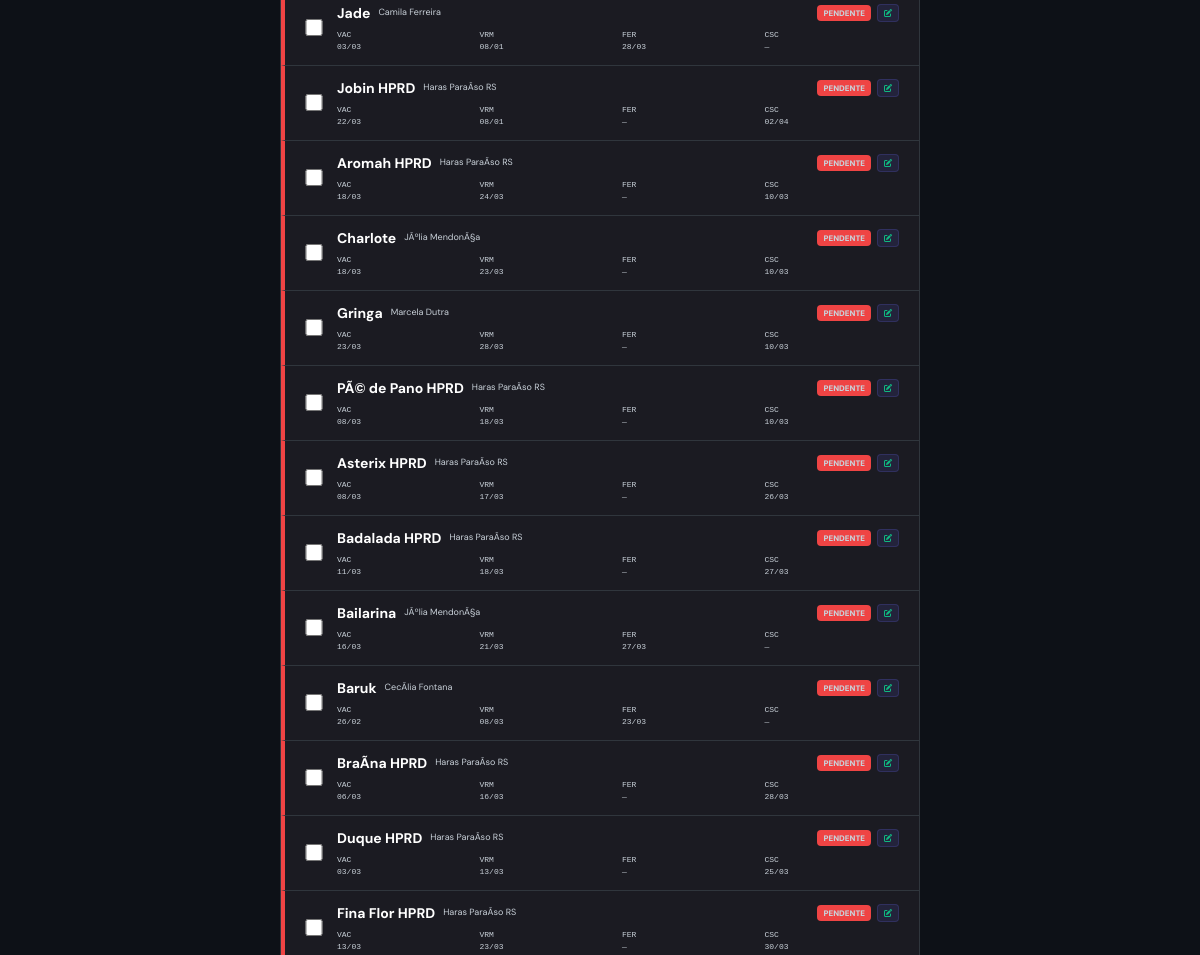
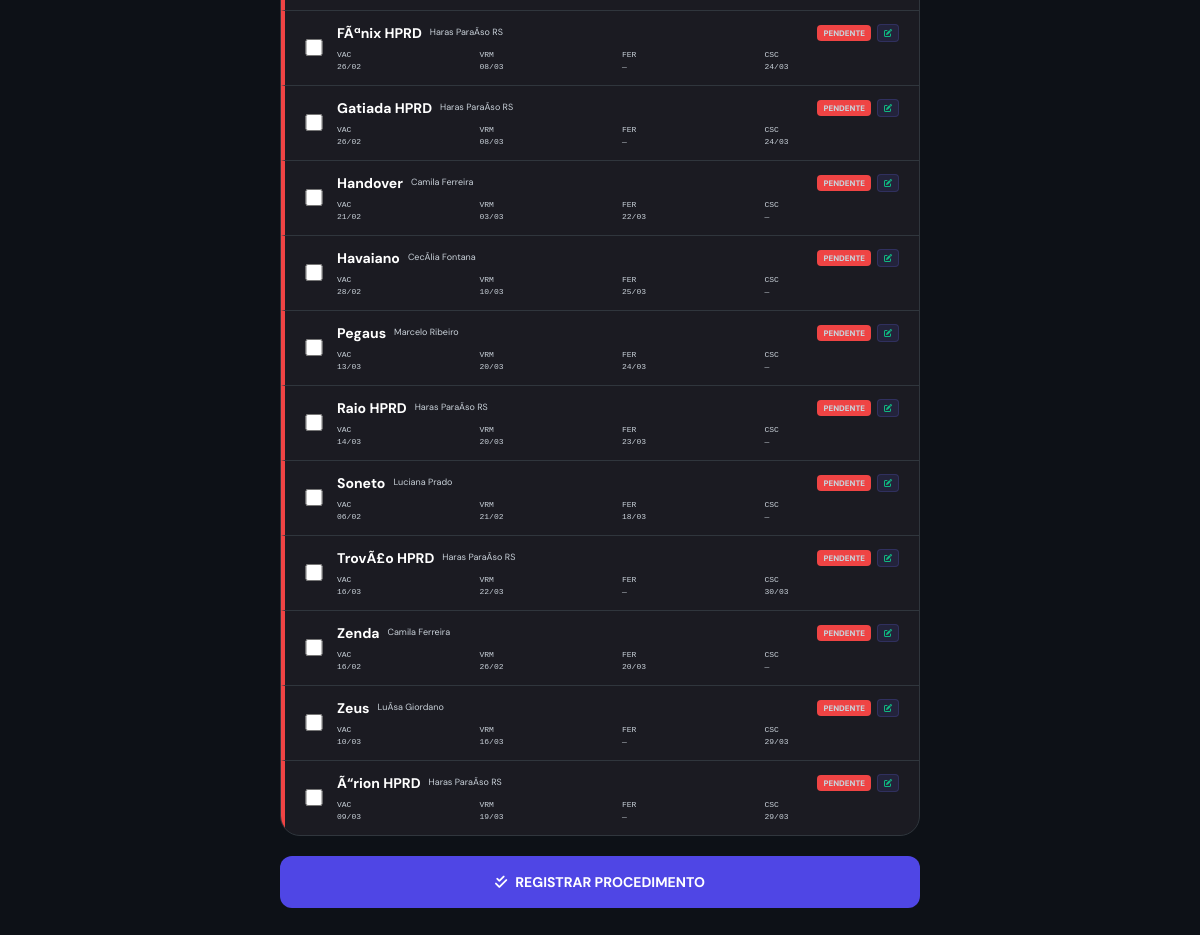
/manejo-em-massa/ (signed in, lower part), run on an earlier commit of the app's database (2 pictures, top to bottom).
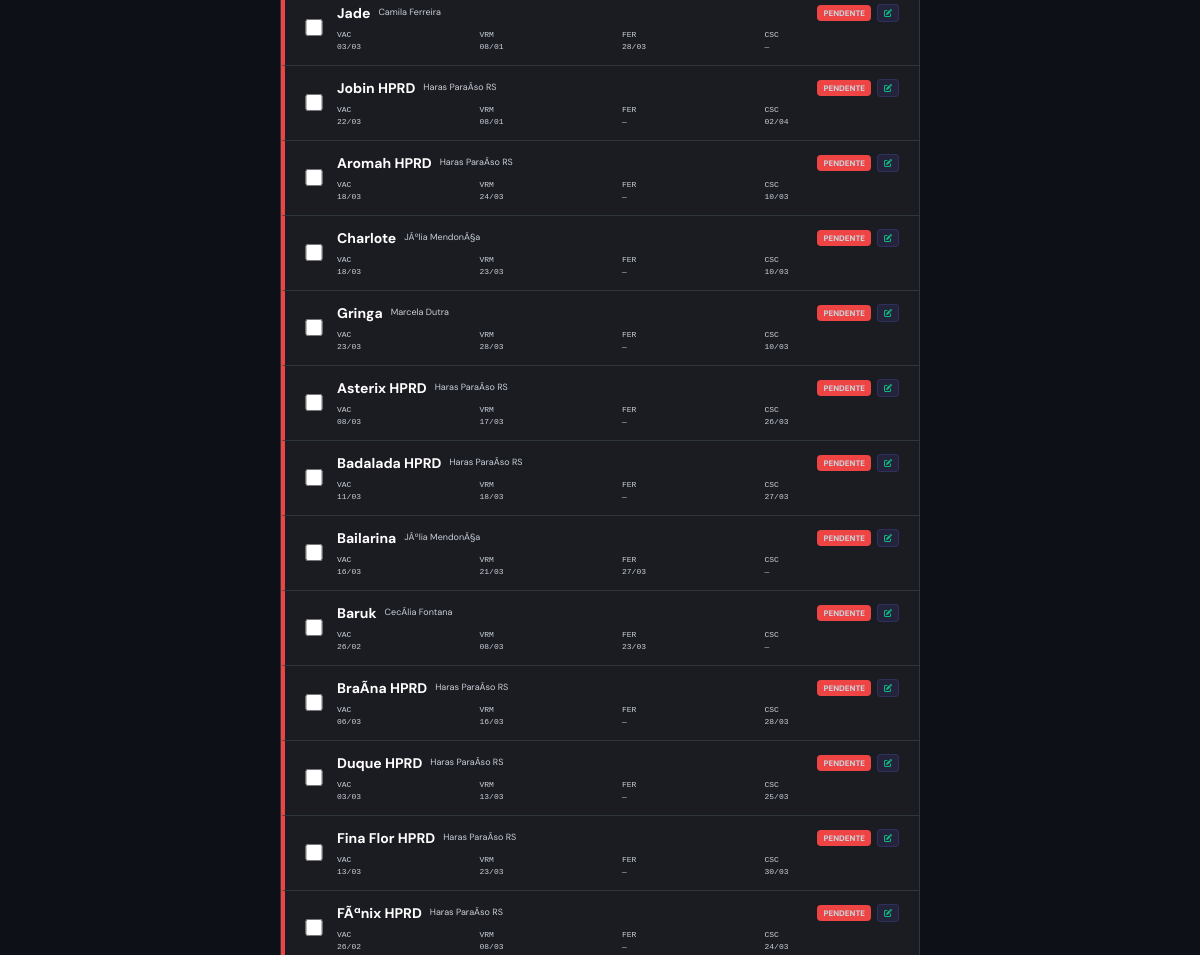
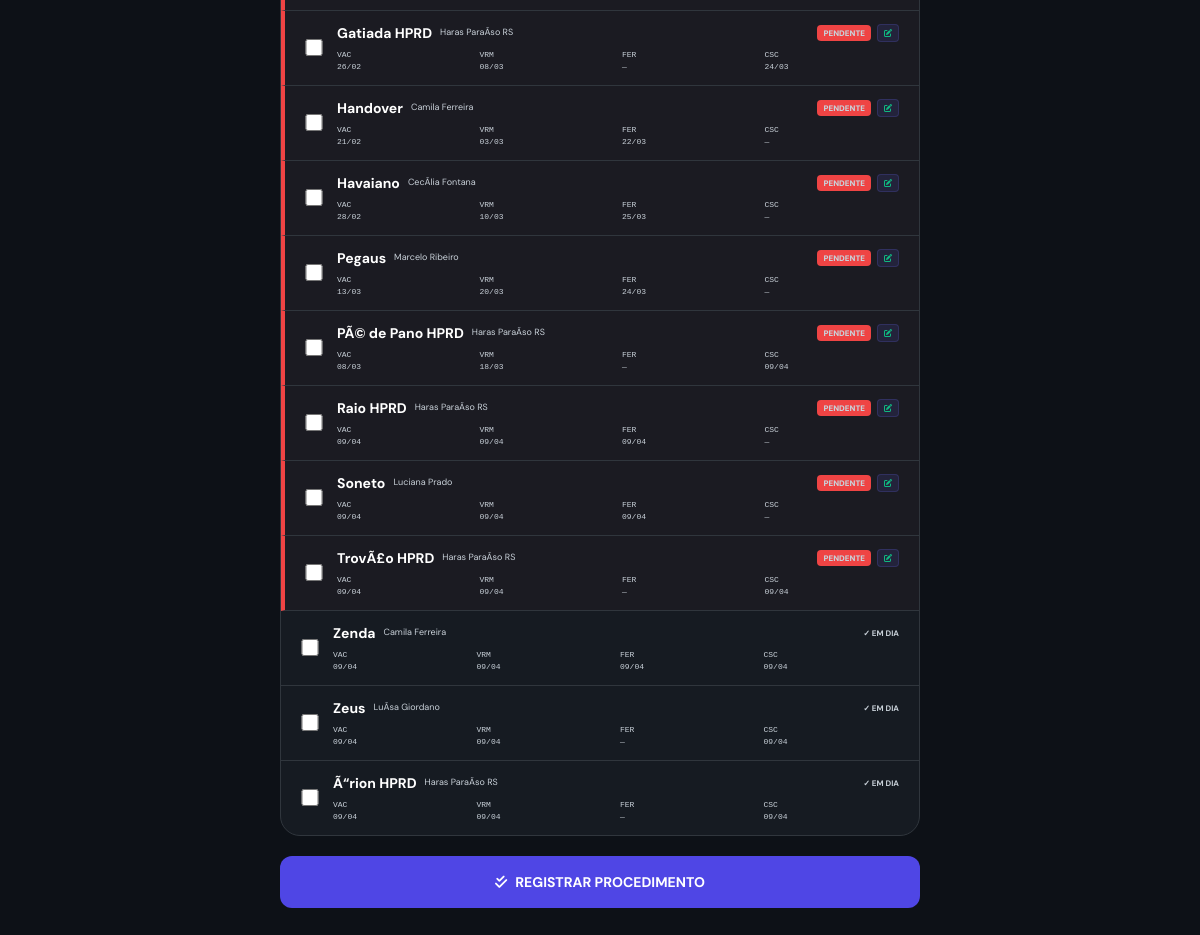
And on a later commit of the database (2 pictures, top to bottom).
### gateagora/models.py (models this page shows, shortened)
class Cavalo(models.Model):
    CATEGORIA_CHOICES = [
        ('PROPRIO', 'Próprio (Escola)'),
        ('HOTELARIA', 'Hotelaria (Particular)'),
    ]
    STATUS_SAUDE_CHOICES = [
        ('Saudável', 'Saudável'),
        ('Alerta', 'Alerta'),
        ('Doente', 'Doente'),
        ('Tratamento', 'Em Tratamento'),
    ]
    LOCAL_DORMIDA = [
        ('BAIA', 'Dorme na Baia'),
        ('PIQUETE', 'Dorme no Piquete'),
    ]
    RACA_CHOICES = [
        ('mang_marchador', 'Mangalarga Marchador'),
        ('quarto_milha', 'Quarto de Milha'),
        ('psl', 'Puro Sangue Lusitano'),
        ('crioulo', 'Crioulo'),
        ('hipismo', 'Cavalo de Hipismo (BH)'),
        ('srd', 'Sem Raça Definida'),
    ]
    ATIVIDADE_CHOICES = [
        ('0.018', 'Leve (Passeio/Aposentado)'),
        ('0.025', 'Moderada (Escola/Aulas)'),
        ('0.035', 'Intensa (Salto/Competição)'),
    ]
    USA_FERRADURA_CHOICES = [
        ('SIM', 'Ferrado (Usa Ferradura)'),
        ('NAO', 'Descalço (Apenas Casqueamento)'),
    ]
    empresa = models.ForeignKey(Empresa, on_delete=models.CASCADE)
    nome = models.CharField(max_length=100)
    categoria = models.CharField(max_length=20, choices=CATEGORIA_CHOICES, default='PROPRIO')
    status_saude = models.CharField(max_length=20, choices=STATUS_SAUDE_CHOICES, default='Saudável')
    onde_dorme = models.CharField(max_length=10, choices=LOCAL_DORMIDA, default='BAIA')
    foto = models.ImageField(upload_to='cavalos/', null=True, blank=True)
    raca = models.CharField(max_length=25, choices=RACA_CHOICES, default='srd')
    peso = models.FloatField(
        default=450.0,
        validators=[MinValueValidator(100)],
        help_text="Peso aproximado para cálculo de ração"
    )
    fator_atividade = models.CharField(max_length=10, choices=ATIVIDADE_CHOICES, default='0.025')
    tipo_sela = models.CharField(max_length=100, blank=True, help_text="Ex: Sela Salto Americana")
    tipo_cabecada = models.CharField(max_length=100, blank=True, help_text="Ex: Cabeçada com Freio D")
    material_proprio = models.BooleanField(default=False, help_text="Marque se o material for exclusivo do proprietário")
    baia = models.OneToOneField(Baia, on_delete=models.SET_NULL, null=True, blank=True)
    piquete = models.ForeignKey(Piquete, on_delete=models.SET_NULL, null=True, blank=True)
    proprietario = models.ForeignKey(
        Aluno,
        on_delete=models.CASCADE,
        related_name='cavalos',
        help_text="Se for Próprio, vincular ao gestor ou escola"
    )
    ultima_vacina = models.DateField(null=True, blank=True)
    ultimo_vermifugo = models.DateField(null=True, blank=True)
    ultimo_ferrageamento = models.DateField(null=True, blank=True)
    ultimo_casqueamento = models.DateField(null=True, blank=True)
    usa_ferradura = models.CharField(
        max_length=3,
        choices=USA_FERRADURA_CHOICES,
        default='NAO',
        verbose_name="Usa Ferradura?"
    )
    racao_tipo = models.CharField(max_length=100, blank=True, help_text="Ex: Guabi Equi-S")
    racao_qtd_manha = models.CharField(max_length=50, blank=True, help_text="Ex: 2kg")
    racao_qtd_noite = models.CharField(max_length=50, blank=True, help_text="Ex: 2kg")
    feno_tipo = models.CharField(max_length=100, blank=True, default="Coast Cross")
    feno_qtd = models.CharField(max_length=100, blank=True, default="À vontade")
    complemento_nutricional = models.TextField(blank=True)
    mensalidade_baia = models.DecimalField(max_digits=10, decimal_places=2, default=Decimal('1000.00'))
    class Meta:
        ordering = ['nome']
        indexes = [
            models.Index(fields=["empresa", "status_saude"]),
            models.Index(fields=["empresa", "categoria"]),
        ]

class Aluno(models.Model):
    empresa = models.ForeignKey(Empresa, on_delete=models.CASCADE)
    nome = models.CharField(max_length=200)
    telefone = models.CharField(
        max_length=20,
        help_text="Formato sugerido: 5511999999999",
        default="",
        validators=[RegexValidator(r'^\+?\d{10,15}$', 'Telefone deve estar no formato internacional, ex: 5511999999999')]
    )
    foto = models.ImageField(upload_to='alunos/', null=True, blank=True)
    ativo = models.BooleanField(default=True)
    valor_aula = models.DecimalField(max_digits=10, decimal_places=2, default=Decimal('150.00'))
    class Meta:
        ordering = ['nome']
        indexes = [models.Index(fields=["empresa", "nome"])]
    plano = models.ForeignKey(
        'Plano',
        on_delete=models.SET_NULL,
        null=True,
        blank=True,
        verbose_name="Plano Contratado"
    )

### gateagora/views.py (the view, shortened to what this page needs)
# urls.py: path('manejo-em-massa/', views.manejo_em_massa, name='manejo_em_massa'),
@login_required
def manejo_em_massa(request):
    empresa = getattr(request, "empresa", None) or request.user.perfil.empresa
    hoje = timezone.localdate()
    try:
        cfg = ConfigPrazoManejo.objects.get(empresa=empresa)
        prazo_vacina = cfg.prazo_vacina
        prazo_vermifugo = cfg.prazo_vermifugo
        prazo_ferrageamento = cfg.prazo_ferrageamento
        prazo_casqueamento = cfg.prazo_casqueamento
    except ConfigPrazoManejo.DoesNotExist:
        prazo_vacina = 365
        prazo_vermifugo = 90
        prazo_ferrageamento = 60
        prazo_casqueamento = 60
    def _dias_atraso(data_campo):
        if not data_campo:
            return 9999
        return (hoje - data_campo).days
    def _atraso_excedido(c):
        atrasos = [
            max(0, _dias_atraso(c.ultima_vacina)    - prazo_vacina),
            max(0, _dias_atraso(c.ultimo_vermifugo) - prazo_vermifugo),
        ]
        if c.usa_ferradura == "SIM":
            atrasos.append(max(0, _dias_atraso(c.ultimo_ferrageamento) - prazo_ferrageamento))
        else:
            atrasos.append(max(0, _dias_atraso(c.ultimo_casqueamento)  - prazo_casqueamento))
        bonus = 100000 if c.status_saude != "Saudável" else 0
        return sum(atrasos) + bonus
    cavalos_qs = (
        Cavalo.objects
        .filter(empresa=empresa)
        .select_related("proprietario")
        .order_by("nome")
    )
    cavalos_status = []
    for cavalo in cavalos_qs:
        score = _atraso_excedido(cavalo)
        cavalos_status.append({
            "obj":           cavalo,
            "vencido":       score > 0,
            "atraso_maximo": score,
        })
    cavalos_status.sort(key=lambda x: x["atraso_maximo"], reverse=True)
    return render(request, "gateagora/manejo_em_massa.html", {
        "empresa":             empresa,
        "hoje":                hoje,
        "cavalos_status":      cavalos_status,
        "prazo_vacina":        prazo_vacina,
        "prazo_vermifugo":     prazo_vermifugo,
        "prazo_ferrageamento": prazo_ferrageamento,
        "prazo_casqueamento":  prazo_casqueamento,
    })

### gateagora/templates/gateagora/manejo_em_massa.html (shortened to what the changed rows need)
{% load static %}
<!DOCTYPE html>
<html lang="pt-br">
<head>
  <script src="https://cdn.tailwindcss.com"></script>
  <link rel="stylesheet" href="https://cdnjs.cloudflare.com/ajax/libs/font-awesome/6.0.0/css/all.min.css"/>
  <link rel="stylesheet" href="{% static 'css/themes.css' %}">
</head>
<body>
<div class="max-w-2xl mx-auto px-4 py-8">
  <form method="post" action="{% url 'manejo_em_massa' %}">
    <div class="card overflow-hidden mb-5">
      <div id="listaCavalos">
        {% for item in cavalos_status %}
          {% with cavalo=item.obj %}
          <div class="cavalo-row {% if item.vencido %}em-alerta alerta-row{% else %}em-dia-row{% endif %}"
               onclick="toggleCavalo({{ cavalo.id }})">
            <input type="checkbox" name="cavalos_selecionados" value="{{ cavalo.id }}" id="chk_{{ cavalo.id }}" onclick="event.stopPropagation();atualizarContador(this)">
            <div class="flex-1 min-w-0">
              <div class="flex items-center justify-between gap-1.5 flex-wrap">
                <div class="flex items-center gap-2">
                  <label for="chk_{{ cavalo.id }}" class="text-sm font-bold cursor-pointer" style="color:var(--text-strong)" onclick="event.stopPropagation()">{{ cavalo.nome }}</label>
                  {% if cavalo.proprietario %}<span class="text-[9px]" style="color:var(--text-muted)">{{ cavalo.proprietario.nome }}</span>{% endif %}
                </div>
                <div class="flex items-center gap-1.5">
                  {% if item.vencido %}
                    {% if item.por_status and item.atraso_maximo == 0 %}
                      <span class="text-[8px] font-black px-1.5 py-0.5 rounded uppercase"
                            style="background:rgba(245,158,11,0.2);color:#f59e0b;">
                        {{ cavalo.status_saude|upper }}
                      </span>
                    {% elif item.atraso_maximo >= 9000 %}
                      <span class="text-[8px] font-black bg-red-500 text-white px-1.5 py-0.5 rounded uppercase">
                        PENDENTE
                      </span>
                    {% else %}
                      <span class="text-[8px] font-black bg-red-500 text-white px-1.5 py-0.5 rounded uppercase">
                        ATRASADO {{ item.atraso_maximo }}D
                      </span>
                    {% endif %}
                    <a href="/admin/gateagora/cavalo/{{ cavalo.id }}/change/"
                       onclick="event.stopPropagation()"
                       target="_blank"
                       title="Abrir cadastro do cavalo"
                       class="text-[8px] font-bold px-1.5 py-0.5 rounded"
                       style="background:rgba(99,102,241,0.12);color:var(--indigo-text);border:1px solid rgba(99,102,241,0.2);">
                      <i class="fa-solid fa-pen-to-square"></i>
                    </a>
                  {% else %}
                    <span class="text-[8px] font-bold text-emerald-500 uppercase">✓ em dia</span>
                  {% endif %}
                </div>
              </div>
              <div class="grid grid-cols-4 gap-x-2 mt-1.5 text-[8px] font-mono" style="color:var(--text-muted)">
                <div class="flex flex-col"><span>VAC</span><span style="color:var(--text-main)">{{ cavalo.ultima_vacina|date:"d/m"|default:"—" }}</span></div>
                <div class="flex flex-col"><span>VRM</span><span style="color:var(--text-main)">{{ cavalo.ultimo_vermifugo|date:"d/m"|default:"—" }}</span></div>
                <div class="flex flex-col"><span>FER</span><span style="color:var(--text-main)">{{ cavalo.ultimo_ferrageamento|date:"d/m"|default:"—" }}</span></div>
                <div class="flex flex-col"><span>CSC</span><span style="color:var(--text-main)">{{ cavalo.ultimo_casqueamento|date:"d/m"|default:"—" }}</span></div>
              </div>
            </div>
          </div>
          {% endwith %}
        {% empty %}
          <div class="flex flex-col items-center py-14" style="color:var(--text-muted)">
            <i class="fa-solid fa-horse text-4xl mb-3 opacity-20"></i>
            <p class="text-xs font-bold uppercase">Nenhum cavalo cadastrado.</p>
          </div>
        {% endfor %}
      </div>
    </div>
  </form>
</div>
</body>
</html>

What changed in the data, as far as the page shows it:
changed Cavalo "PÃ© de Pano HPRD": obj.ultimo_casqueamento "10/03" → "09/04"; moves down the list
changed Cavalo "Raio HPRD": obj.ultima_vacina "14/03" → "09/04"; obj.ultimo_vermifugo "20/03" → "09/04"; obj.ultimo_ferrageamento "23/03" → "09/04"
changed Cavalo "Soneto": obj.ultima_vacina "06/02" → "09/04"; obj.ultimo_vermifugo "21/02" → "09/04"; obj.ultimo_ferrageamento "18/03" → "09/04"
changed Cavalo "TrovÃ£o HPRD": obj.ultima_vacina "16/03" → "09/04"; obj.ultimo_vermifugo "22/03" → "09/04"; obj.ultimo_casqueamento "30/03" → "09/04"
changed Cavalo "Zenda": obj.ultima_vacina "16/02" → "09/04"; obj.ultimo_vermifugo "26/02" → "09/04"; obj.ultimo_ferrageamento "20/03" → "09/04"; obj.ultimo_casqueamento "—" → "09/04"; text "PENDENTE" → "✓ EM DIA"
changed Cavalo "Zeus": obj.ultima_vacina "10/03" → "09/04"; obj.ultimo_vermifugo "16/03" → "09/04"; obj.ultimo_casqueamento "29/03" → "09/04"; text "PENDENTE" → "✓ EM DIA"
changed Cavalo "Ã“rion HPRD": obj.ultima_vacina "09/03" → "09/04"; obj.ultimo_vermifugo "19/03" → "09/04"; obj.ultimo_casqueamento "29/03" → "09/04"; text "PENDENTE" → "✓ EM DIA"
